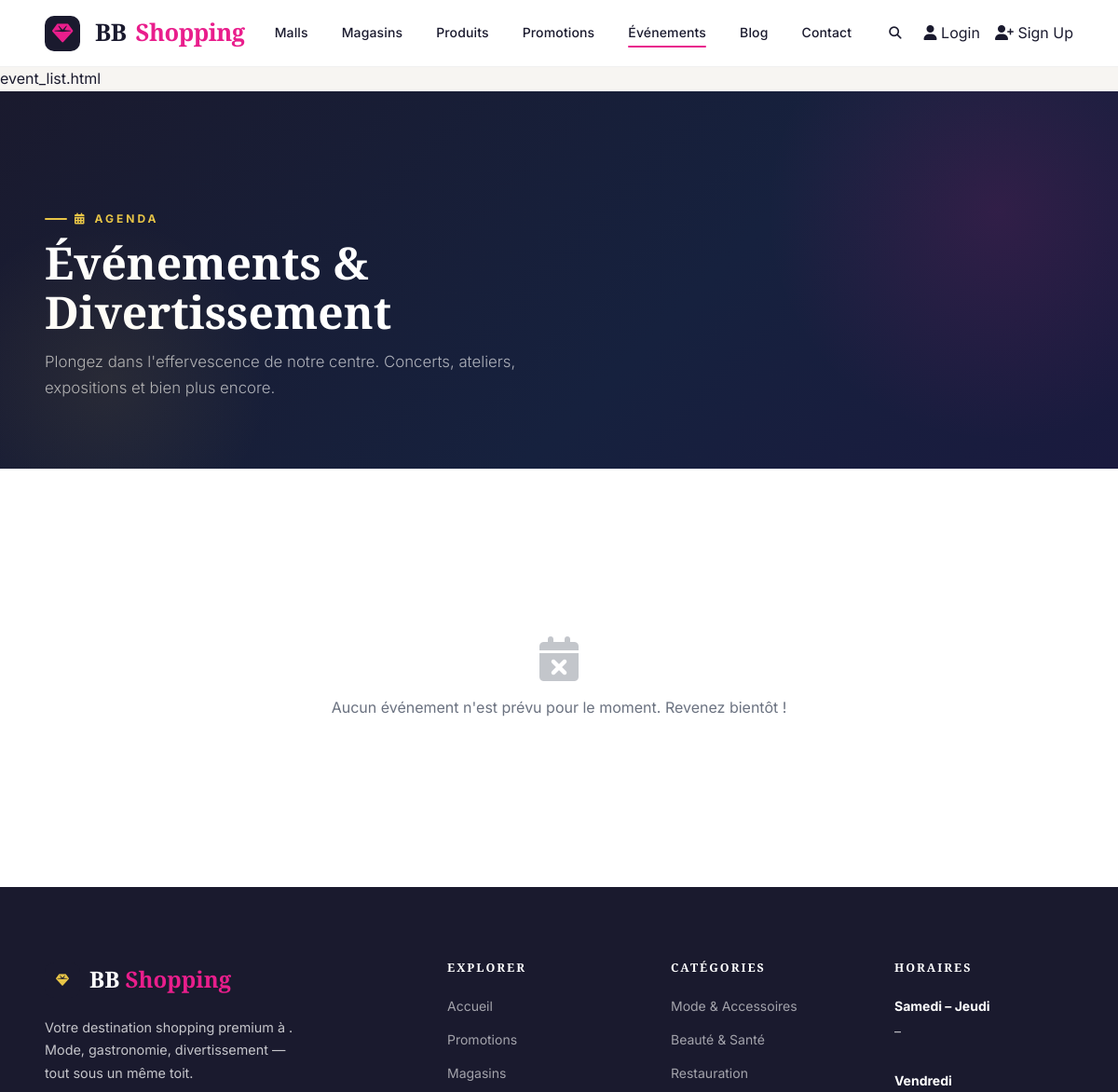
Page /events/ (upper part) on the earlier database version.
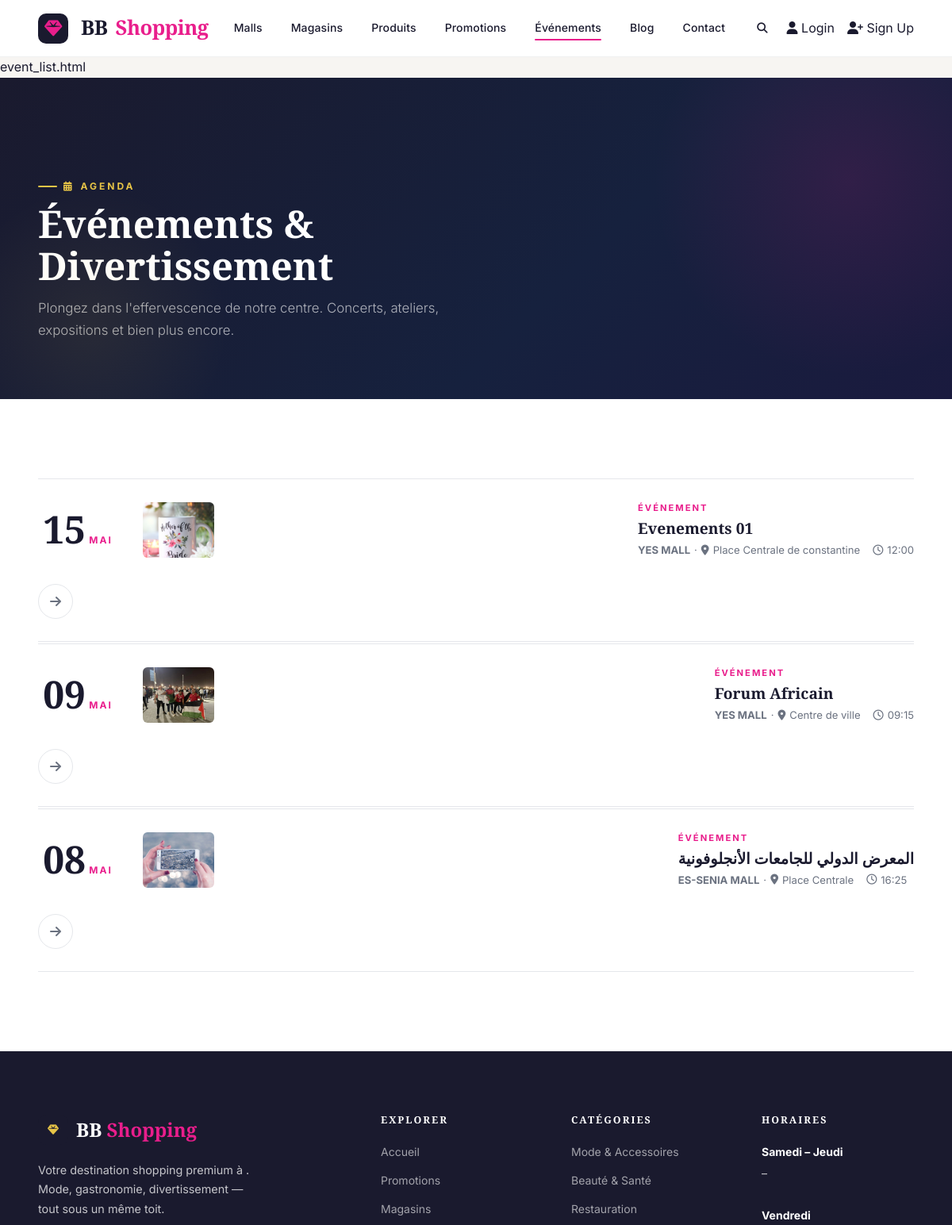
Same page on the later database version.
### centre_commercial/models.py (models this page shows, shortened)
class Event(models.Model):
    mall = models.ForeignKey(Mall, on_delete=models.SET_NULL, null=True, blank=True, related_name='events')
    title = models.CharField(max_length=200, verbose_name="Title")
    slug = models.SlugField(unique=True, blank=True)
    date = models.DateTimeField(verbose_name="Date")
    description = models.TextField(blank=True, verbose_name="Description")
    image = models.ImageField(upload_to='events/', verbose_name="Image")
    location = models.CharField(max_length=200, default="Place Centrale", verbose_name="Location")
    created_at = models.DateTimeField(auto_now_add=True)
    start_event = models.DateTimeField(verbose_name="Start event")
    end_event = models.DateTimeField(verbose_name="End event")
    class Meta:
        verbose_name = "Event"
        verbose_name_plural = "Events"
    @property
    def imageURL(self):
        return self.image.url if self.image else ""

class Mall(models.Model):
    CITIES = [
        ('constantine', 'Constantine'),
        ('alger', 'Alger'),
        ('oran', 'Oran'),
        ('annaba', 'Annaba'),
        ('setif', 'Sétif'),
        ('autre', 'Autre'),
    ]
    manager = models.ForeignKey(User,on_delete=models.CASCADE, null=True, blank=True, related_name='malls')
    name = models.CharField(max_length=200)
    slug = models.SlugField(unique=True, blank=True)
    city = models.CharField(max_length=50, choices=CITIES)
    region = models.CharField(max_length=100)
    address = models.CharField(max_length=300)
    image = models.ImageField(upload_to='malls/', blank=True, null=True)
    bg_color = models.CharField(max_length=200, default="linear-gradient(135deg,#1a1a2e,#2d1f6e)",
                                  verbose_name="Gradient CSS (fallback image)",
                                  help_text="Ex: linear-gradient(135deg,#1a1a2e,#e91e8c)")
    description_short = models.CharField(max_length=180, blank=True)
    description = models.TextField(blank=True, default="Description of the mall", help_text="Description of the mall", verbose_name="Description")
    is_actif = models.BooleanField(default=False)
    is_open = models.BooleanField(default=True)
    is_featured = models.BooleanField(default=False)
    badge           = models.CharField(max_length=40, blank=True, verbose_name="Badge (ex: New, Phare)")
    observation     = models.TextField(blank=True, default="", help_text="En cas de fermeture ou autre",verbose_name="Observation",)
    phone        = models.CharField(max_length=20, blank=True, null=True, verbose_name="Phone")
    email            = models.EmailField(blank=True, null=True)
    website         = models.URLField(blank=True, null=True)
    opening_time = models.TimeField()
    closing_time = models.TimeField()
    number_of_shops = models.IntegerField(default=0)
    number_of_parking_spaces = models.IntegerField(default=0)
    created_at = models.DateTimeField(auto_now_add=True)
    updated_at = models.DateTimeField(auto_now=True)
    opening_date = models.DateField(blank=True, null=True, verbose_name="Opening date (if future)")
    class Meta:
        verbose_name = "Centre Commercial (Mall)"
        verbose_name_plural = "Centres Commerciaux (Malls)"
        ordering = ['-is_featured', 'name']

### centre_commercial/views.py (the view)
# urls.py: path('events/', views.EventListView.as_view(), name='events_all'),
class EventListView(ListView):
    model = Event
    template_name = 'mall/event_list.html'
    context_object_name = 'events'
    ordering = ['-date']
    def get_queryset(self):
        self.mall_slug = self.kwargs.get('slug')
        self.mall = None
        if self.mall_slug:
            self.mall = get_object_or_404(Mall, slug=self.mall_slug)
            return Event.objects.filter(mall=self.mall).order_by('-date')
        return Event.objects.all().order_by('-date')
    def get_context_data(self, **kwargs):
        context = super().get_context_data(**kwargs)
        context['mall'] = self.mall
        return context

### centre_commercial/context_processors.py (called while the page is built)
def cart_processor(request):
    cart_count = 0
    if request.user.is_authenticated:
        order = Order.objects.filter(user=request.user, status='pending').first()
        if order:
            cart_count = sum(item.quantity for item in order.items.all())
    return {
        'cart_count': cart_count
    }

def wishlist_processor(request):
    wishlist_count = 0
    mall_slug = None
    if request.user.is_authenticated:
        wishlist = getattr(request.user, 'wishlist', None)
        if wishlist:
            wishlist_count = wishlist.products.count()
    if request.resolver_match:
        mall_slug = request.resolver_match.kwargs.get('mall_slug')
    return {
        'wishlist_count': wishlist_count,
        'mall_slug': mall_slug
    }

### templates/mall/event_list.html (shortened to what this page needs)
{% extends 'base.html' %}
{% block content %}
event_list.html
<section class="ym-page-hero">
  <div class="ym-container">
    <p class="ym-eyebrow"><i class="fas fa-calendar-alt"></i> Agenda</p>
    <h1 class="ym-section-title">Événements &amp; Divertissement</h1>
    <p class="ym-section-subtitle">Plongez dans l'effervescence de notre centre. Concerts, ateliers, expositions et bien plus encore.</p>
  </div>
</section>
<section class="ym-section ym-section--light">
  <div class="ym-container">
    <div class="ym-events-row ym-reveal">
      {% for event in events %}
        <div style="position: relative;">
        {% if mall %}
          <a href="{% url 'event_detail' mall.slug event.slug %}" class="ym-event-item">
        {% else %}
          {% if event.mall %}
            <a href="{% url 'event_detail' event.mall.slug event.slug %}" class="ym-event-item">
          {% else %}
            <a href="{% url 'events_all' %}" class="ym-event-item">
          {% endif %}
        {% endif %}
        <div class="ym-event-item__date">
          <span class="ym-event-item__day">{{ event.date|date:"d" }}</span>
          <span class="ym-event-item__month">{{ event.date|date:"M" }}</span>
        </div>
        {% if event.imageURL %}
        <img src="{{ event.imageURL }}" class="ym-event-item__image" alt="{{ event.title }}">
        {% else %}
        <div class="ym-event-item__image-placeholder">
          <i class="fas fa-calendar-star"></i>
        </div>
        {% endif %}
        <div class="ym-event-item__info">
          <p class="ym-event-item__category">Événement</p>
          <h2 class="ym-event-item__title">{{ event.title }}</h2>
          <p class="ym-event-item__location">
            {% if not mall and event.mall %}
              <strong>{{ event.mall.name }}</strong> ·
            {% endif %}
            <i class="fas fa-map-marker-alt"></i> {{ event.location }}
            &nbsp;&nbsp;<i class="far fa-clock"></i> {{ event.date|date:"H:i" }}
          </p>
        </div>
        <div class="ym-event-item__arrow">
          <i class="fas fa-arrow-right"></i>
        </div>
      </a>
      </div>
      {% empty %}
      <div class="ym-empty">
        <i class="fas fa-calendar-times"></i>
        <p>Aucun événement n'est prévu pour le moment. Revenez bientôt !</p>
      </div>
      {% endfor %}
    </div>
  </div>
</section>
{% endblock %}

Differences in the rows shown:
added Event: date "15", date "MAI", imageURL (picture), title "Evenements 01", mall.name "YES MALL", location "Place Centrale de constantine", date "12:00"
added Event: date "09", date "MAI", imageURL (picture), title "Forum Africain", mall.name "YES MALL", location "Centre de ville", date "09:15"
added Event: date "08", date "MAI", imageURL (picture), title "المعرض الدولي للجامعات الأنجلوفونية", mall.name "ES-SENIA MALL", location "Place Centrale", date "16:25"
Other differences:
text no longer shown: "Aucun événement n'est prévu pour le moment. Revenez bientôt !"
